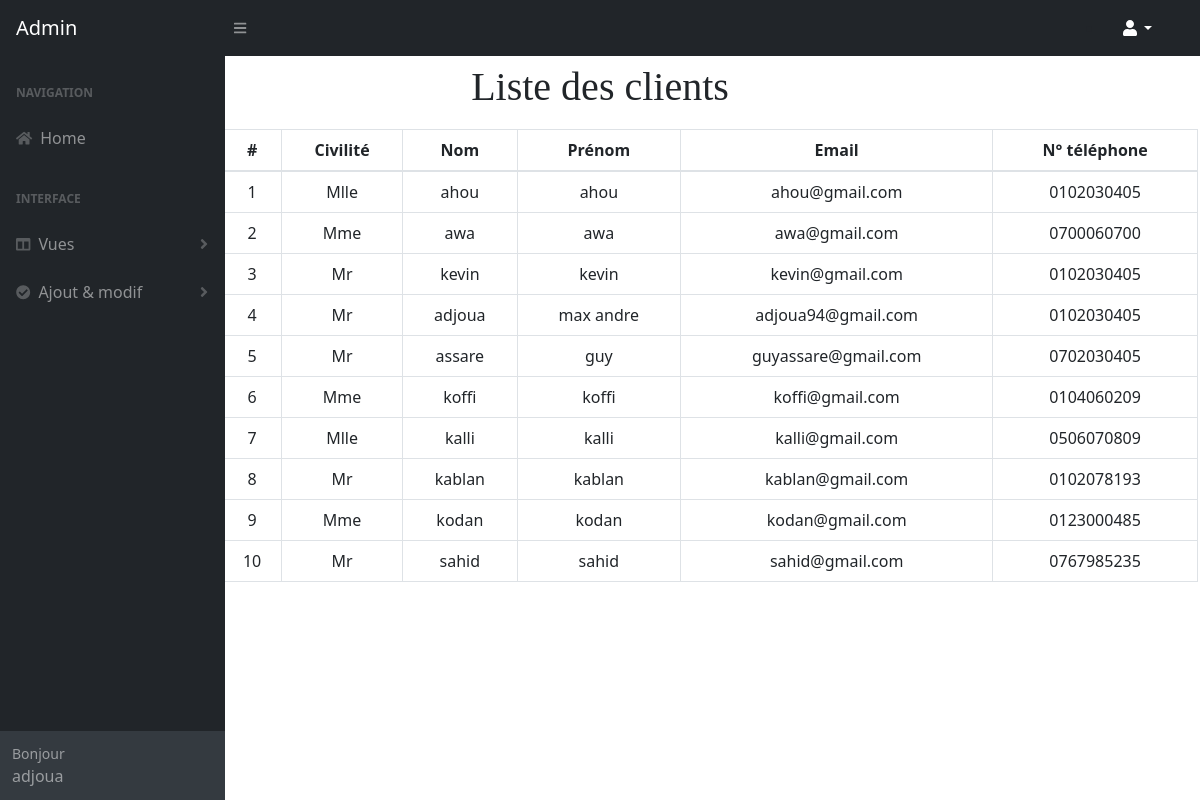
/admin/user.php (signed in), run on the app's committed database.
### tables this page shows
CREATE TABLE `utilisateurs` (
  `id_user` int(11) NOT NULL,
  `civilite` varchar(100) NOT NULL,
  `tel_admin` varchar(10) NOT NULL,
  `pseudo` text NOT NULL,
  `prenom` varchar(100) NOT NULL,
  `email` text NOT NULL,
  `password` text NOT NULL,
  `valide` int(11) NOT NULL,
  `ip` text NOT NULL,
  `token` text NOT NULL
);

CREATE TABLE `client` (
  `id_cl` int(11) NOT NULL,
  `civilite_cl` varchar(100) NOT NULL,
  `nom_cl` varchar(100) NOT NULL,
  `prenom_cl` varchar(100) NOT NULL,
  `email` text NOT NULL,
  `mot_pas` text NOT NULL,
  `tel_cl` varchar(10) NOT NULL
);

### admin/user.php (the view, shortened to what this page needs)
<?php
require_once 'config.php';
$req = $bdd->prepare('SELECT * FROM utilisateurs WHERE token = ?');
$req->execute(array($_SESSION['user']));
$data = $req->fetch();
$req = $bdd->prepare('SELECT * FROM client');
$req->execute();
$types = $req->fetchAll();
require_once 'tete.php';
?>
<div class="elements pt-80 text-center white_bg" style="margin:55px">
    <div class="container">
        <div class="row">
            <div class="col-md-12">
                <div class="section-title mb-50">
                    <h2>
                        <h1 style="font-family: 'Reggae One', cursive;">Liste des clients</h1>
                    </h2>
                </div>
            </div>
        </div>
    </div>
    <div id="table_cl">
        <?php
$html = '<table class="table table-bordered" style="margin:10px 150px 10px 110px">
<thead>
<tr>
<th scope="col">#</th>
<th scope="col">Civilité</th>
<th scope="col">Nom</th>
<th scope="col">Prénom</th>
<th scope="col">Email</th>
<th scope="col">N° téléphone</th>
</tr>
</thead>
<tbody>';
$i = 1;
foreach ($types as $type) {
    $html .= '
<tr>
<td>' . $i . '</td>
<td>' . $type['civilite_cl'] . '</td>
<td>' . $type['nom_cl'] . '</td>
<td>' . $type['prenom_cl'] . '</td>
<td>' . $type['email'] . '</td>
<td>' . $type['tel_cl'] . '</td>
</tr>';
    $i++;
}
$html .= '</tbody>
</table>';
echo $html;
include_once 'bas.php';
?>

### admin/tete.php (shortened to what this page needs)
<!doctype html>
<html lang="fr">
<head>
    <link rel="stylesheet" href="https://stackpath.bootstrapcdn.com/bootstrap/4.3.1/css/bootstrap.min.css"
>
    <link href="https://cdn.jsdelivr.net/npm/simple-datatables@latest/dist/style.css" rel="stylesheet" />
    <link href="css/styles.css" rel="stylesheet" />
</head>
<body class="sb-nav-fixed">
    <nav class="sb-topnav navbar navbar-expand navbar-dark bg-dark">
        <a class="navbar-brand ps-3" href="home.php">Admin</a>
        <button class="btn btn-link btn-sm order-1 order-lg-0 me-4 me-lg-0" id="sidebarToggle" href="#!"><i
                class="fas fa-bars"></i></button>
        <ul class="d-none d-md-inline-block form-inline ms-auto me-0 me-md-3 my-2 my-md-0">
            <li class="nav-item dropdown">
                <a class="nav-link dropdown-toggle" id="navbarDropdown" href="#" role="button" data-bs-toggle="dropdown"
                    aria-expanded="false" style="color:white"><i class="fas fa-user fa-fw"
                        style="color: white;"></i></a>
            </li>
        </ul>
    </nav>
    <div id="layoutSidenav">
        <div id="layoutSidenav_nav">
            <nav class="sb-sidenav accordion sb-sidenav-dark" id="sidenavAccordion">
                <div class="sb-sidenav-menu">
                    <div class="nav">
                        <div class="sb-sidenav-menu-heading">Navigation</div>
                        <a class="nav-link" href="home.php">
                            <div class="sb-nav-link-icon"><i class="fas fad fa-home"></i></div>
                            Home
                        </a>
                        <div class="sb-sidenav-menu-heading">Interface</div>
                        <a class="nav-link collapsed" href="#" data-bs-toggle="collapse"
                            data-bs-target="#collapseLayouts" aria-expanded="false" aria-controls="collapseLayouts">
                            <div class="sb-nav-link-icon"><i class="fas fa-columns"></i></div>
                            Vues
                            <div class="sb-sidenav-collapse-arrow"><i class="fas fa-angle-down"></i></div>
                        </a>
                        <a class="nav-link collapsed" href="#" data-bs-toggle="collapse" data-bs-target="#collapsePages"
                            aria-expanded="false" aria-controls="collapsePages">
                            <div class="sb-nav-link-icon"><i class="fas fa-check-circle"></i></div>
                            Ajout & modif
                            <div class="sb-sidenav-collapse-arrow"><i class="fas fa-angle-down"></i></div>
                        </a>
                    </div>
                </div>
                <div class="sb-sidenav-footer">
                    <div class="small">Bonjour </div>
                    <?php echo $data['pseudo']; ?>
                </div>
            </nav>
        </div>
    </div>
    <div class="container">
        <div class="col-md-12">

### data on the page
utilisateurs: pseudo "adjoua"
client: civilite_cl "Mlle", nom_cl "ahou", prenom_cl "ahou", email "ahou@gmail.com", tel_cl "0102030405"
client: civilite_cl "Mme", nom_cl "awa", prenom_cl "awa", email "awa@gmail.com", tel_cl "0700060700"
client: civilite_cl "Mr", nom_cl "kevin", prenom_cl "kevin", email "kevin@gmail.com", tel_cl "0102030405"
client: civilite_cl "Mr", nom_cl "adjoua", prenom_cl "max andre", email "adjoua94@gmail.com", tel_cl "0102030405"
client: civilite_cl "Mr", nom_cl "assare", prenom_cl "guy", email "guyassare@gmail.com", tel_cl "0702030405"
client: civilite_cl "Mme", nom_cl "koffi", prenom_cl "koffi", email "koffi@gmail.com", tel_cl "0104060209"
client: civilite_cl "Mlle", nom_cl "kalli", prenom_cl "kalli", email "kalli@gmail.com", tel_cl "0506070809"
client: civilite_cl "Mr", nom_cl "kablan", prenom_cl "kablan", email "kablan@gmail.com", tel_cl "0102078193"
client: civilite_cl "Mme", nom_cl "kodan", prenom_cl "kodan", email "kodan@gmail.com", tel_cl "0123000485"
client: civilite_cl "Mr", nom_cl "sahid", prenom_cl "sahid", email "sahid@gmail.com", tel_cl "0767985235"
